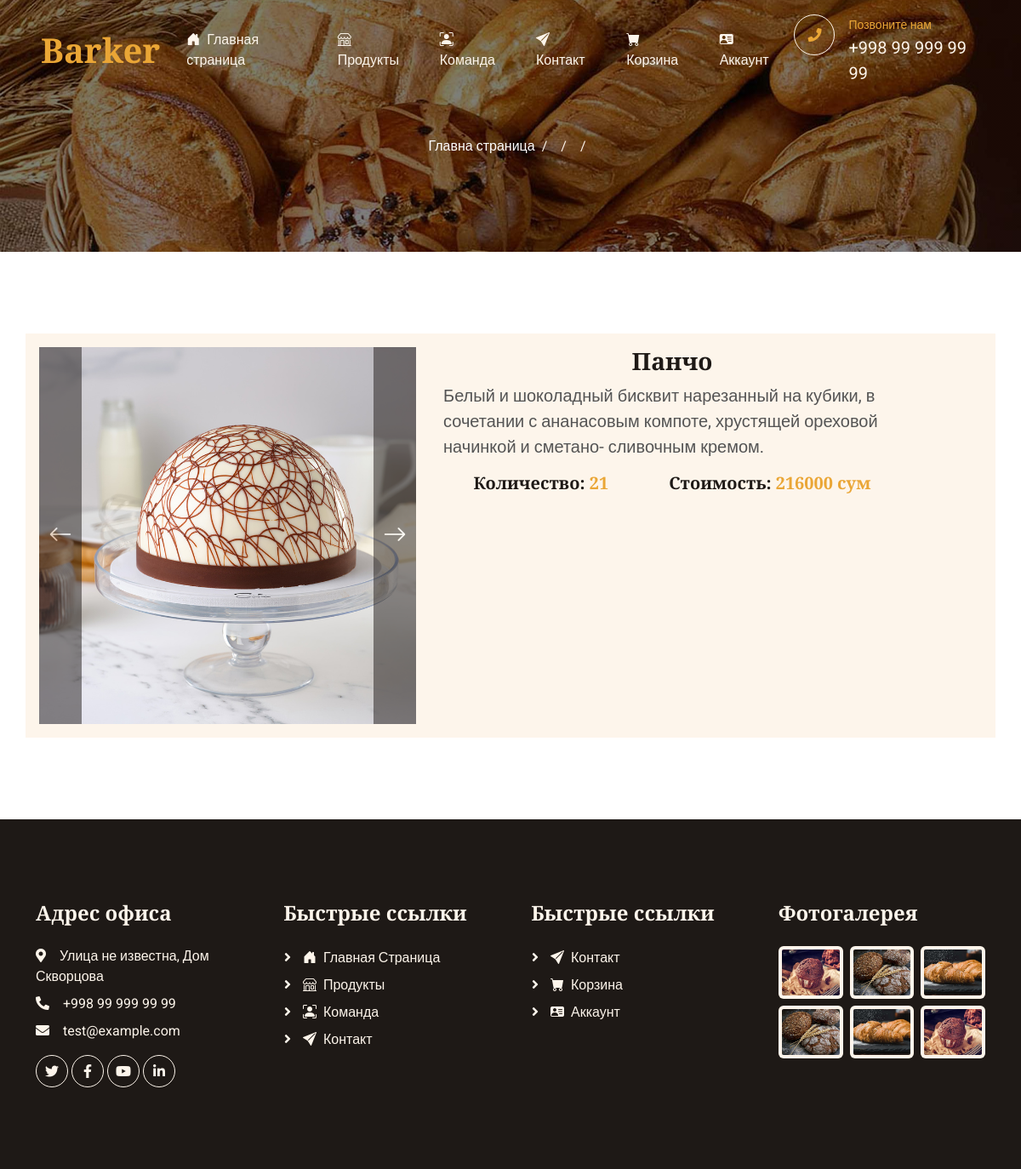
Page /product/detail/pancho/ on the committed database.
### pages/models.py (models this page shows, shortened)
class ProductGallery(models.Model):
    product = models.ForeignKey(Products, on_delete=models.CASCADE, related_name='product_image')
    image = models.ImageField(upload_to=f'image/product/', blank=True, null=True)

class Products(models.Model):
    title = models.CharField(max_length=255, verbose_name='Заголовок')
    price = models.IntegerField(default=0, verbose_name='Стоимость')
    category = models.ForeignKey(Categories, on_delete=models.CASCADE, verbose_name='Категория')
    description = models.TextField(verbose_name='Описание на детальную страницу')
    quantity = models.IntegerField(default=0, verbose_name='Количество')
    slug = models.SlugField(max_length=255, verbose_name='ссылка до продукта')
    def get_list_image(self):
        try:
            photo = self.product_image.all()
            return photo
        except:
            return '-'
    class Meta:
        ordering = ['pk']
        verbose_name = 'Продукт'
        verbose_name_plural = 'Продукты'

### pages/views.py (the view)
# urls.py: path('product/detail/<slug:slug_path>/', views.detail_view, name='detail_path')
def detail_view(request, slug_path):
    product = get_object_or_404(Products, slug=slug_path)
    context = {
        'product': product
    }
    return render(request, 'pages/detail.html', context)

### pages/templatetags/pages_simple_tag.py (called while the page is built)
def translator_text(text):
    connect_trans = Translator()
    return connect_trans.translate(text, dest='ru').text

@register.simple_tag()
def get_path_page(path):
    list_text_in_path = list(filter(lambda t: len(t) > 0, str(path).split('/')))
    if '-' in list_text_in_path[::-1][0]:
        trash_obj = list_text_in_path[::-1][0]
        list_text_in_path.remove(trash_obj)
    content = list(map(translator_text, list_text_in_path))
    content.insert(0, 'Главна страница')
    return [word.capitalize for word in content]

### pages/templates/pages/detail.html (shortened to what this page needs)
{% extends 'base.html' %}
{% block content %}
{% include 'pages_component/_header.html' %}
<div class="container bg-light">
    <div class="row">
        <div class="col-5 p-3">
            <div id="carouselExample" class="carousel slide">
                <div class="carousel-inner">
                    {% for photo in product.get_list_image.all %}
                    {% if forloop.counter == 1 %}
                    <div class="carousel-item active">
                        <img src="{{ photo.image.url }}" class="d-block w-100" alt="...">
                    </div>
                    {% else %}
                    <div class="carousel-item">
                        <img src="{{ photo.image.url }}" class="d-block w-100" alt="...">
                    </div>
                    {% endif %}
                    {% endfor %}
                </div>
                <button class="carousel-control-prev bg-dark" style="width: 50px" type="button"
                        data-bs-target="#carouselExample"
                        data-bs-slide="prev">
                    <i class="bi bi-arrow-left fs-3"></i>
                </button>
                <button class="carousel-control-next bg-dark" style="width: 50px" type="button"
                        data-bs-target="#carouselExample"
                        data-bs-slide="next">
                    <i class="bi bi-arrow-right fs-3"></i>
                </button>
            </div>
        </div>
        <div class="col-6 p-3">
            <div class="text-center">
                <h3>{{ product.title }}</h3>
            </div>
            <p class="fs-5">
                {{ product.description }}
            </p>
            <div class="d-flex justify-content-around">
                <h5>Количество: <span style="color: #EAA636;">{{ product.quantity }}</span></h5>
                <h5>Стоимость: <span style="color: #EAA636;">{{ product.price }} сум</span></h5>
            </div>
        </div>
    </div>
</div>
{% endblock content %}

### static/css/style.css (style rules this page uses)
:root { --primary: #EAA636; --secondary: #545454; --light: #FDF5EB; --dark: #1E1916; }
h4, h5, h6, .h4, .h5, .h6 { font-weight: 600 !important; }

### rows in the picture
ProductGallery: image (picture)
Products: title "Панчо", description "Белый и шоколадный бисквит нарезанный на кубики, в сочетании с ананасовым компоте, хрустящей ореховой начинкой и сметано- сливочным кремом.", quantity "21", price "216000"

### other values in the picture
{{ p }} "Главна страница"
